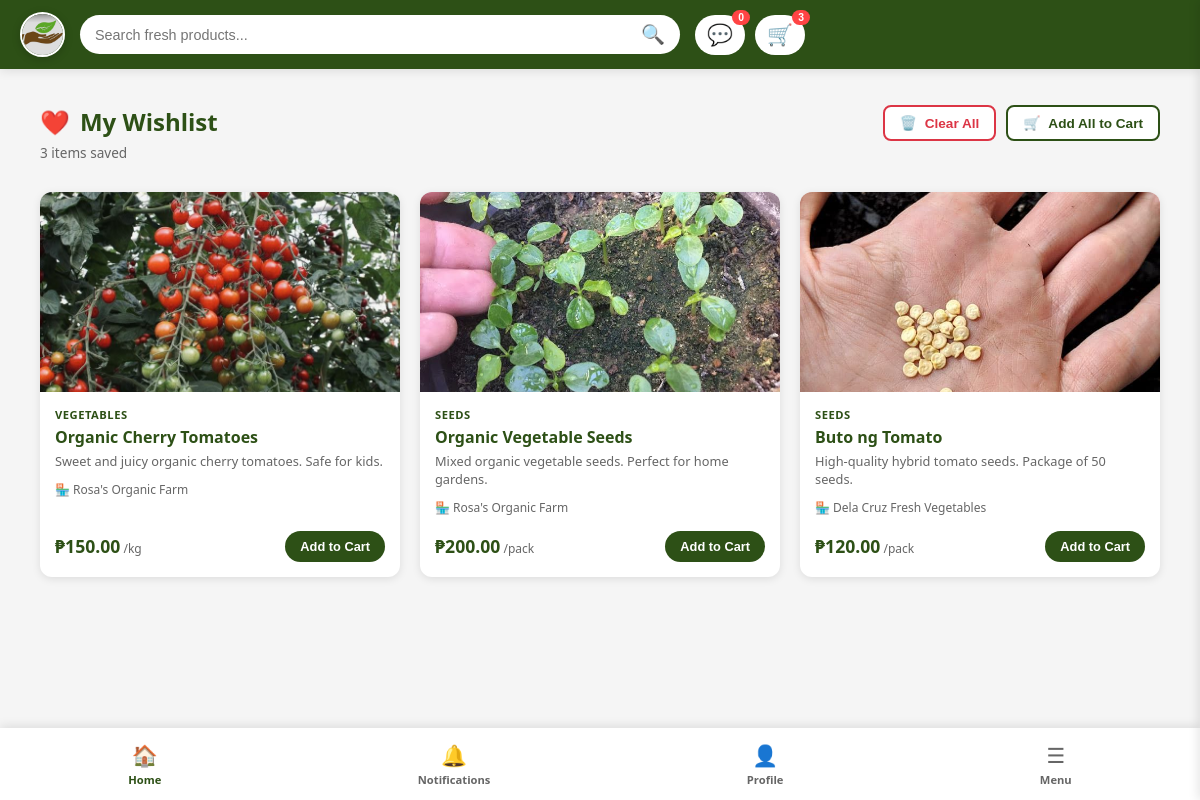
The page /public/marketplace/wishlist (signed in) on the database its author committed.
### tables this page shows
CREATE TABLE `wishlist` (
  `wishlistID` int(11) NOT NULL,
  `buyerID` int(11) NOT NULL,
  `productID` int(11) NOT NULL,
  `added_at` timestamp NOT NULL DEFAULT current_timestamp()
);

CREATE TABLE `product_images` (
  `imageID` int(11) NOT NULL,
  `productID` int(11) NOT NULL,
  `image_path` varchar(500) NOT NULL,
  `is_main` tinyint(1) DEFAULT 0,
  `image_order` tinyint(1) DEFAULT 1,
  `file_size_kb` int(11) DEFAULT NULL,
  `uploaded_at` timestamp NOT NULL DEFAULT current_timestamp()
);

CREATE TABLE `categories` (
  `categoryID` int(11) NOT NULL,
  `category` varchar(100) NOT NULL,
  `image_url` varchar(500) DEFAULT NULL
);

CREATE TABLE `products` (
  `productID` int(11) NOT NULL,
  `shopID` int(11) DEFAULT NULL,
  `sellerID` int(11) NOT NULL,
  `categoryID` int(11) NOT NULL,
  `product_name` varchar(100) NOT NULL,
  `description` text DEFAULT NULL,
  `price` decimal(10,2) NOT NULL,
  `stock_quantity` int(11) NOT NULL DEFAULT 0,
  `reserved_quantity` int(11) DEFAULT 0,
  `low_stock_threshold` int(11) DEFAULT 5,
  `unit` varchar(50) DEFAULT NULL,
  `is_available` tinyint(1) DEFAULT 1,
  `created_at` timestamp NOT NULL DEFAULT current_timestamp(),
  `updated_at` timestamp NOT NULL DEFAULT current_timestamp() ON UPDATE current_timestamp()
);

CREATE TABLE `shops` (
  `shopID` int(11) NOT NULL,
  `sellerID` int(11) NOT NULL,
  `shop_name` varchar(255) NOT NULL,
  `shop_slug` varchar(255) NOT NULL,
  `shop_description` text DEFAULT NULL,
  `shop_logo` varchar(500) DEFAULT NULL,
  `shop_banner` varchar(500) DEFAULT NULL,
  `farm_location` text DEFAULT NULL,
  `business_hours` varchar(255) DEFAULT NULL,
  `contact_number` varchar(20) DEFAULT NULL,
  `rating` decimal(3,2) DEFAULT 0.00,
  `total_products` int(11) DEFAULT 0,
  `total_orders` int(11) DEFAULT 0,
  `total_reviews` int(11) DEFAULT 0,
  `balance` decimal(10,2) DEFAULT 0.00,
  `total_earned` decimal(10,2) DEFAULT 0.00,
  `total_withdrawn` decimal(10,2) DEFAULT 0.00,
  `atm_card_number` varchar(50) DEFAULT NULL,
  `atm_card_issued_at` timestamp NULL DEFAULT NULL,
  `is_verified` tinyint(1) DEFAULT 0,
  `is_active` tinyint(1) DEFAULT 1,
  `created_at` timestamp NOT NULL DEFAULT current_timestamp(),
  `updated_at` timestamp NOT NULL DEFAULT current_timestamp() ON UPDATE current_timestamp()
);

### app/views/profile/buyer/wishlists.php (the view, shortened to what this page needs)
<?php
$userId = $_SESSION['user_id'];
$db = new Database();
$conn = $db->connect();
$sql = "
    SELECT
        w.wishlistID,
        w.productID,
        w.added_at,
        p.product_name,
        p.description,
        p.price,
        p.unit,
        p.stock_quantity,
        p.reserved_quantity,
        p.is_available,
        p.shopID,
        c.category AS category_name,
        s.shop_name,
        s.shop_slug,
        pi.image_path AS primary_image
    FROM wishlist w
    INNER JOIN products p ON w.productID = p.productID
    INNER JOIN categories c ON p.categoryID = c.categoryID
    INNER JOIN shops s ON p.shopID = s.shopID
    LEFT JOIN product_images pi ON p.productID = pi.productID AND pi.is_main = 1
    WHERE w.buyerID = :buyerId
    ORDER BY w.added_at DESC
";
try {
    $stmt = $conn->prepare($sql);
    $stmt->bindParam(':buyerId', $userId, PDO::PARAM_INT);
    $stmt->execute();
    $wishlistItems = $stmt->fetchAll(PDO::FETCH_ASSOC);
} catch (PDOException $e) {
    error_log("Error fetching wishlist: " . $e->getMessage());
    $wishlistItems = [];
}
?>
<!DOCTYPE html>
<html lang="en">
<head>
    <link rel="stylesheet" href="<?php echo BASE_URL; ?>css/responsive.css">
    <link rel="stylesheet" href="<?php echo BASE_URL; ?>css/marketplace/marketplace.css">
    <link rel="stylesheet" href="<?php echo BASE_URL; ?>css/marketplace/wishlist.css">
</head>
<body>
    <?php include BASE_PATH . '/app/views/marketplace/topmarketnav.php'; ?>
    <main class="main-content">
        <div class="wishlist-container">
            <div class="wishlist-header">
                <div class="header-content">
                    <h1 class="page-title">
                        <span class="title-icon">❤️</span>
                        My Wishlist
                    </h1>
                    <p class="page-subtitle" id="wishlistSubtitle">
                        <?php echo count($wishlistItems); ?> item<?php echo count($wishlistItems) !== 1 ? 's' : ''; ?> saved
                    </p>
                </div>
                <?php if (count($wishlistItems) > 0): ?>
                    <div class="header-actions">
                        <button class="action-btn clear-all-btn" id="clearAllBtn">
                            <span>🗑️</span> Clear All
                        </button>
                        <button class="action-btn add-all-cart-btn" id="addAllCartBtn">
                            <span>🛒</span> Add All to Cart
                        </button>
                    </div>
                <?php endif; ?>
            </div>
            <?php if (count($wishlistItems) > 0): ?>
                <div class="wishlist-grid" id="wishlistGrid">
                    <?php foreach ($wishlistItems as $item):
                        $availableStock = max(0, $item['stock_quantity'] - ($item['reserved_quantity'] ?? 0));
                        $isAvailable = $item['is_available'] && $availableStock > 0;
                        $imagePath = $item['primary_image'] ?? '';
                        if (!empty($imagePath)) {
                            $imagePath = BASE_URL . ltrim($imagePath, '/');
                        } else {
                            $imagePath = BASE_URL . 'images/placeholder.jpg';
                        }
                        $productUrl = BASE_URL . 'marketplace/product?id=' . (int)$item['productID'];
                    ?>
                        <div class="wishlist-card"
                            data-wishlist-id="<?php echo (int)$item['wishlistID']; ?>"
                            data-product-id="<?php echo (int)$item['productID']; ?>"
                            data-product-url="<?php echo htmlspecialchars($productUrl); ?>">
                            <div class="wishlist-image">
                                <img src="<?php echo htmlspecialchars($imagePath); ?>"
                                    alt="<?php echo htmlspecialchars($item['product_name']); ?>"
                                    loading="lazy"
                                    onerror="this.src='<?php echo BASE_URL; ?>images/placeholder.jpg'">
                            </div>
                            <div class="wishlist-info">
                                <div class="product-category">
                                    <?php echo htmlspecialchars($item['category_name']); ?>
                                </div>
                                <h3 class="wishlist-product-name">
                                    <?php echo htmlspecialchars($item['product_name']); ?>
                                </h3>
                                <p class="wishlist-description">
                                    <?php echo htmlspecialchars(substr($item['description'] ?? '', 0, 100)); ?>
                                </p>
                                <div class="wishlist-shop-info">
                                    🏪 <?php echo htmlspecialchars($item['shop_name']); ?>
                                </div>
                                <div class="wishlist-footer">
                                    <div class="price-section">
                                        <span class="wishlist-price">₱<?php echo number_format($item['price'], 2); ?></span>
                                        <span class="price-unit">/<?php echo htmlspecialchars($item['unit']); ?></span>
                                    </div>
                                    <?php if ($isAvailable): ?>
                                        <button class="wishlist-add-cart-btn"
                                            data-action="add-to-cart">
                                            Add to Cart
                                        </button>
                                    <?php else: ?>
                                        <button class="wishlist-add-cart-btn disabled" disabled>
                                            Unavailable
                                        </button>
                                    <?php endif; ?>
                                </div>
                            </div>
                        </div>
                    <?php endforeach; ?>
                </div>
            <?php endif; ?>
        </div>
    </main>
    <?php include BASE_PATH . '/app/views/marketplace/marketnav.php'; ?>
</body>
</html>

### public/css/marketplace/marketplace.css (style rules this page uses)
* { margin: 0; padding: 0; box-sizing: border-box; }
body { font-family: 'Segoe UI', Tahoma, Geneva, Verdana, sans-serif; background: #f5f5f5; }
.main-content { margin-top: 65px; margin-bottom: 70px; padding: 20px; }

### public/css/marketplace/wishlist.css (style rules this page uses)
.wishlist-container { max-width: 1400px; margin: 0 auto; padding: 20px; }
.wishlist-header { display: flex; justify-content: space-between; align-items: flex-start; margin-bottom: 30px; gap: 20px; }
.header-content { flex: 1; }
.page-title { font-size: 1.5rem; color: #2d5016; margin: 0 0 5px 0; display: flex; align-items: center; gap: 10px; font-weight: 700; }
.title-icon { font-size: 1.5rem; animation: heartbeat 1.5s ease-in-out infinite; }
.page-subtitle { color: #666; font-size: 0.85rem; margin: 0; }
.header-actions { display: flex; gap: 10px; flex-wrap: wrap; }
.action-btn { display: flex; align-items: center; gap: 8px; padding: 8px 15px; border: 2px solid #e0e0e0; background: white; border-radius: 8px; font-size: 0.85rem; font-weight: 600; cursor: pointer; transition: all 0.3s; white-space: nowrap; }
.clear-all-btn { color: #dc3545; border-color: #dc3545; }
.add-all-cart-btn { color: #2d5016; border-color: #2d5016; }
.wishlist-grid { display: grid; grid-template-columns: repeat(4, 1fr); gap: 20px; }
.wishlist-card { background: white; border-radius: 12px; overflow: hidden; box-shadow: 0 2px 8px rgba(0, 0, 0, 0.1); transition: all 0.3s; display: flex; flex-direction: column; position: relative; }
.wishlist-image { position: relative; width: 100%; height: 200px; overflow: hidden; background: #f5f5f5; }
.wishlist-image img { width: 100%; height: 100%; object-fit: cover; transition: transform 0.3s ease; }
.wishlist-info { padding: 15px; display: flex; flex-direction: column; gap: 5px; flex: 1; }
.product-category { font-size: 0.7rem; color: #2d5016; font-weight: 600; text-transform: uppercase; letter-spacing: 0.5px; }
.wishlist-product-name { font-size: 1rem; font-weight: 600; color: #2d5016; margin: 0; line-height: 1.3; overflow: hidden; text-overflow: ellipsis; display: -webkit-box; -webkit-box-orient: vertical; }
.wishlist-description { font-size: 0.8rem; color: #666; line-height: 1.4; margin: 0; overflow: hidden; text-overflow: ellipsis; display: -webkit-box; -webkit-box-orient: vertical; }
.wishlist-shop-info { font-size: 0.75rem; color: #666; display: flex; align-items: center; gap: 5px; margin-top: 5px; font-weight: 500; }
.wishlist-footer { display: flex; justify-content: space-between; align-items: center; gap: 10px; margin-top: auto; padding-top: 10px; }
.price-section { display: flex; align-items: baseline; gap: 3px; }
.wishlist-price { font-size: 1.1rem; font-weight: 700; color: #2d5016; }
.price-unit { font-size: 0.75rem; color: #666; }
.wishlist-add-cart-btn { background: #2d5016; color: white; border: none; padding: 8px 15px; border-radius: 20px; font-size: 0.8rem; font-weight: 600; cursor: pointer; transition: all 0.3s; white-space: nowrap; }
@media (max-width: 1200px) { .wishlist-grid { grid-template-columns: repeat(3, 1fr); } }

### app/views/profile/buyer/wishlists.php (style rules this page uses)
.wishlist-card { cursor: pointer; transition: transform 0.2s ease, box-shadow 0.2s ease; }
.wishlist-card button { position: relative; z-index: 2; }

### rows shown on the page
wishlist: product_images.image_path (picture), categories.category "VEGETABLES", productID.product_name "Organic Cherry Tomatoes", productID.description "Sweet and juicy organic cherry tomatoes. Safe for kids.", shops.shop_name "Rosa's Organic Farm", productID.price "150.00", productID.unit "kg"
wishlist: product_images.image_path (picture), categories.category "SEEDS", productID.product_name "Organic Vegetable Seeds", productID.description "Mixed organic vegetable seeds. Perfect for home gardens.", shops.shop_name "Rosa's Organic Farm", productID.price "200.00", productID.unit "pack"
wishlist: product_images.image_path (picture), categories.category "SEEDS", productID.product_name "Buto ng Tomato", productID.description "High-quality hybrid tomato seeds. Package of 50 seeds.", shops.shop_name "Dela Cruz Fresh Vegetables", productID.price "120.00", productID.unit "pack"

### other values the page prints
$cartCount "3"
count($wishlistItems) "3"
